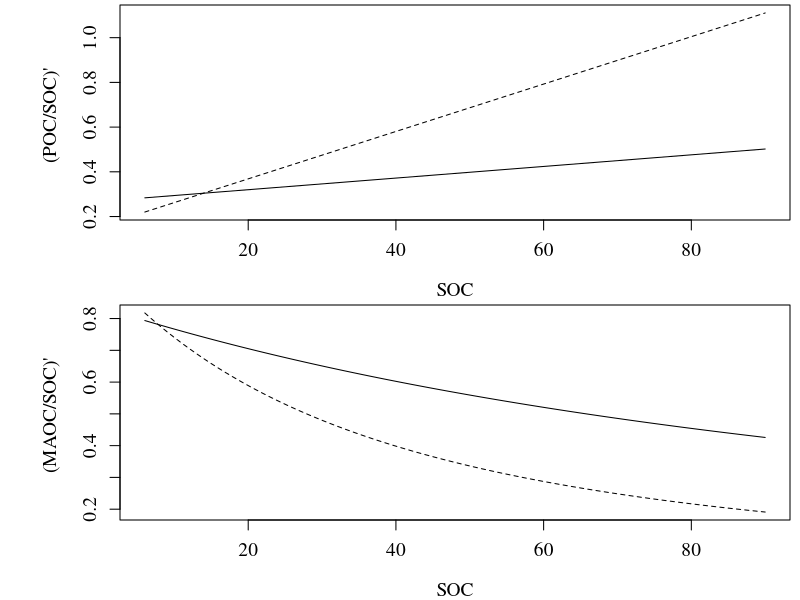

Reproduce this figure in R.
library(openxlsx) # for reading and writing excel
library(ggplot2)
library(cowplot) # For plot_grid()



# Trend <- read.xlsx(paste(Path, "C change rate.xlsx", sep=""), sheet=2)
# head(Trend)



#Trend$Land_use <- factor(Trend$Land_use, levels = c("W", "CK"))


POC.CK <- function(x) {2*0.0053*x+0.1565}
POC.W <- function(x) {2*0.0013*x+0.268}


par(mfrow = c(2, 1) ,  family = "serif", ps=14, mai= c(0.8,1.2, 0.05,0.1))

curve(POC.CK, from = 6, to = 90, xlab = "SOC", ylab = "(POC/SOC)' ", lty=2) 
curve(POC.W, from = 6, to = 90, xlab = "SOC", ylab = "(POC/SOC)' ", lty=1, add=T)

MAOC.W <- function(x) {41959.3443/(223.9220+x)^2}
MAOC.CK <- function(x) {5049.8990/(72.5928+x)^2}

curve(MAOC.CK, from = 6, to = 90, xlab = "SOC", ylab = "(MAOC/SOC)' ", lty=2) 
curve(MAOC.W, from = 6, to = 90, xlab = "SOC", ylab = "(MAOC/SOC)' ", lty=1, add=T)


# (5.5, 7.5)